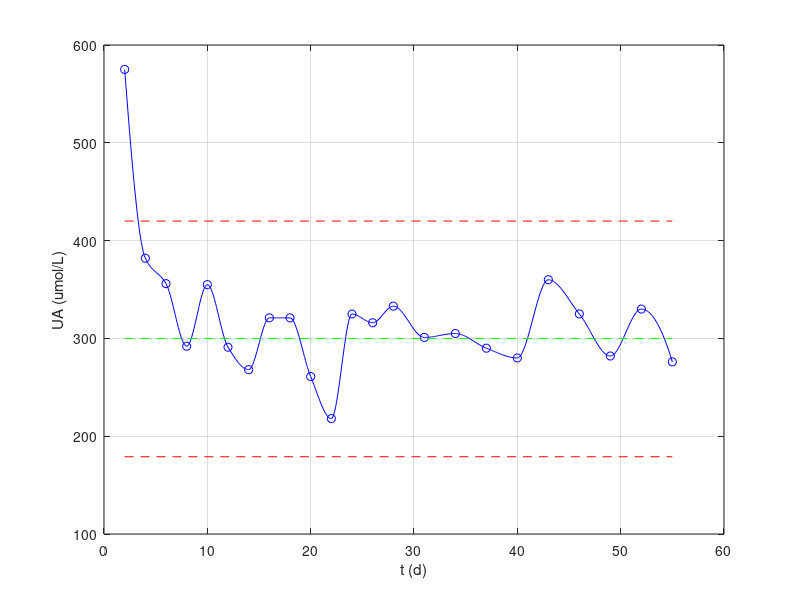

The MATLAB script that drew this image:
clear all

x1=[301,305,290,280,360,325,282,330,276];%只需要改这里

x=[575,382,356,292,355,291,268,321,321,261,218,325,316,333];
m=length(x)+length(x1);

n=14;
t=2:2:2*n;

t1=2*n+3:3:2*n+3*(m-n);

t0=[t,t1];
x0=[x,x1];

tc=2:0.1:2*n+3*(m-n);
yc=interp1(t0,x0,tc,'pchip');%分段三次保形插值曲线

plot(t0,x0,'bo')%原始数据
hold on
plot(tc,yc,'b-')%分段三次保形插值曲线
hold on

tt=linspace(2,2*n+3*(m-n),m);

xmax=linspace(420,420,m);
plot(tt,xmax,'r--')
hold on
xmin=linspace(179,179,m);
plot(tt,xmin,'r--')
hold on
xm=linspace(300,300,m);
plot(tt,xm,'g--')
grid on;
xlabel('t (d)');
ylabel('UA (umol/L)');
